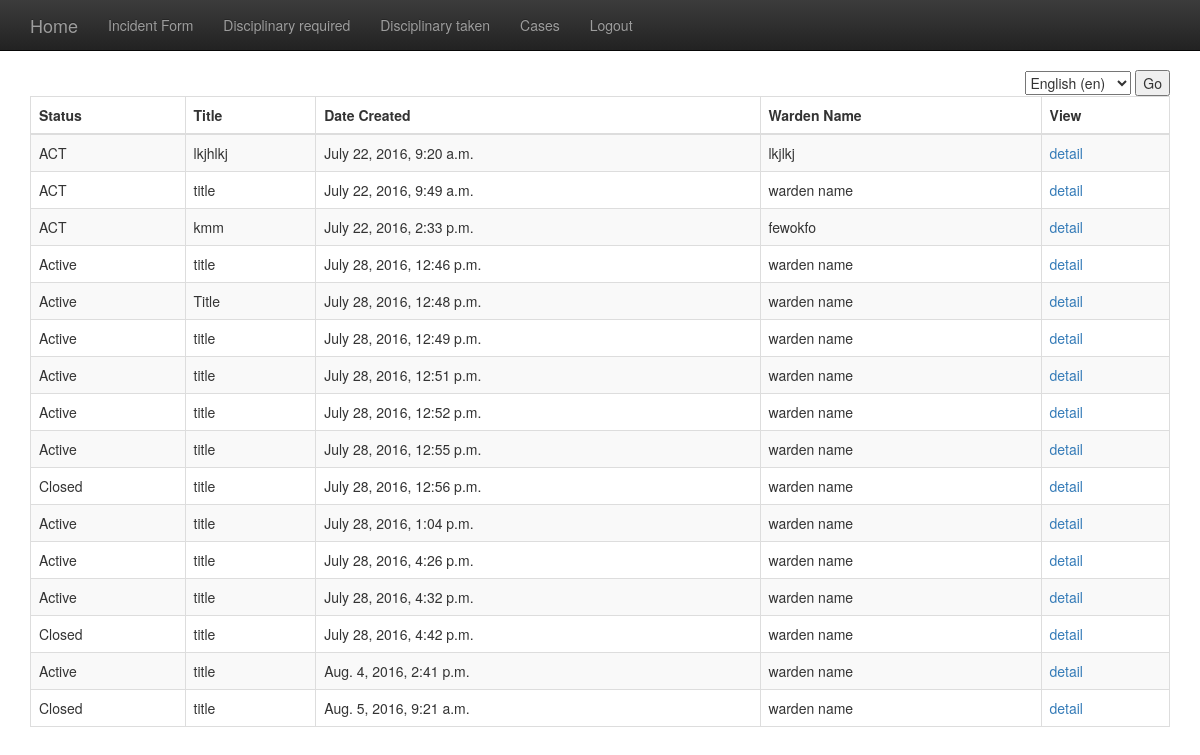
Page /wardens/cases/ (signed in) on the earlier database version.
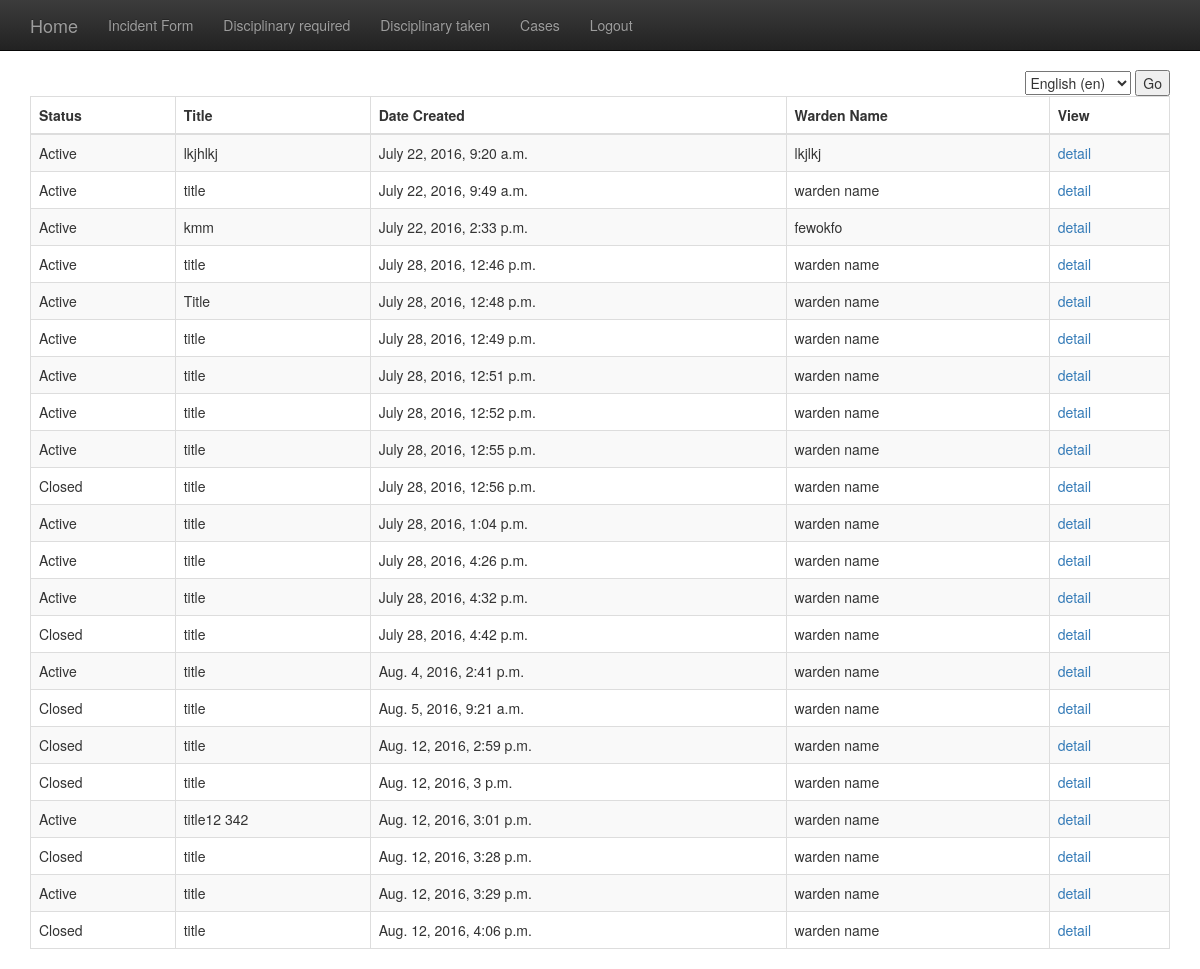
Same page on the later database version.
### wardens/models.py (models this page shows)
class Incident(models.Model):       # all fields related to creating an incident report and/or viewing cases i.e closed
    title = models.CharField(_('title'), max_length=100)
    date_created = models.DateTimeField(auto_now_add=True)
    date_modified = models.DateTimeField(auto_now=True)
    warden_name = models.CharField(_('warden name'), max_length=150)
    senior_warden = models.CharField(_('senior warden'), max_length=150)
    site = models.ForeignKey(Site, related_name='incidents')
    halls = models.ForeignKey(Hall, related_name='incidents')
    incident_type = models.ForeignKey(IncidentType, related_name='incidents')
    ACTIVE = 'Active'
    CLOSED = 'Closed'
    CASE_STATUS = (
        (ACTIVE, 'Active'),
        (CLOSED, 'Closed'),
    )
    case_status = models.CharField(
        max_length=50,
        choices=CASE_STATUS,
        default=ACTIVE
    )
    description = models.TextField()
    notes_to = models.TextField(null=True, blank=True)
    notes_by = models.TextField(null=True, blank=True)
    YES = 'YES'
    NO = 'No'
    WARNING_ISSUED = (
        (YES, 'Yes'),
        (NO, 'No'),
    )
    warning_issued = models.CharField(
        null=True,
        max_length=50,
        choices=WARNING_ISSUED,
        default=YES
    )
    YES = 'Yes'
    NO = 'No'
    DISCIPLINARY_REQUIRED = (
        (YES, _('Yes')),
        (NO, _('No')),
    )
    disciplinary_required = models.CharField(
        null=True,
        max_length=50,
        choices=DISCIPLINARY_REQUIRED,
        default=YES
    )
    disciplinary_called_by = models.CharField(_('disciplinary called by'), max_length=150, null=True, blank=True)
    disciplinary_date = models.DateTimeField(_('disciplinary date'), null=True, blank=True)
    student = models.ForeignKey(Student, related_name='incidents')
    complainant = models.CharField(_('complainant'), max_length=500, null=True, blank=True)
    accomplices = models.CharField(_('accomplices'), max_length=500, null=True, blank=True)
    witnesses = models.CharField(_('witnesses'), max_length=500, null=True, blank=True)

### wardens/views.py (the view)
@login_required
def cases(request):
    results = Incident.objects.all()
    print results
    return render(request, "wardens/closed.html", {"results": results})

### wardens/templates/wardens/closed.html (shortened to what this page needs)
{%  extends 'wardens/base.html' %}
{% load i18n %}
{% block content %}
    <table id="example" class="table table-striped table-bordered" cellspacing="0" width="100%">
    <thead>
        <tr>
        <th> {% trans 'Status' %} </td>
        <th> {% trans 'Title' %}  </th>
        <th> {% trans 'Date Created' %} </th>
        <th> {% trans 'Warden Name'%}</th>
        <th> {% trans 'View' %}</th>
    </tr>
    </thead>
    <tbody>
        {% for item in results %}
    <tr>
    <td>{{ item.case_status }}</td>
    <td>{{ item.title }}</td>
    <td>{{ item.date_created }}</td>
    <td>{{ item.warden_name }}</td>
    <td><a href="{% url 'detail' item.pk  %}">{% trans 'detail' %}</a></td>
    </tr>
    {% endfor %}
    </tbody>
    </table>
{% endblock %}

Differences in the rows shown:
changed Incident "lkjhlkj": case_status "ACT" → "Active"
changed Incident "July 22, 2016, 9:49 a.m.": case_status "ACT" → "Active"
changed Incident "kmm": case_status "ACT" → "Active"
added Incident: case_status "Closed", title "title", date_created "Aug. 12, 2016, 2:59 p.m.", warden_name "warden name"
added Incident: case_status "Closed", title "title", date_created "Aug. 12, 2016, 3 p.m.", warden_name "warden name"
added Incident: case_status "Active", title "title12 342", date_created "Aug. 12, 2016, 3:01 p.m.", warden_name "warden name"
added Incident: case_status "Closed", title "title", date_created "Aug. 12, 2016, 3:28 p.m.", warden_name "warden name"
added Incident: case_status "Active", title "title", date_created "Aug. 12, 2016, 3:29 p.m.", warden_name "warden name"
added Incident: case_status "Closed", title "title", date_created "Aug. 12, 2016, 4:06 p.m.", warden_name "warden name"
